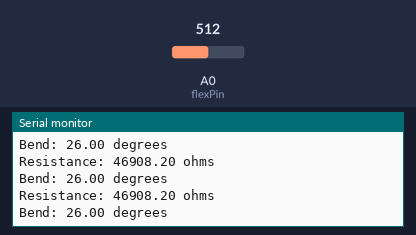
Simulated run of this sketch. Board: Arduino Uno, built with avr-gcc and run on an emulated ATmega328P. Shown: the last lines printed to the serial monitor. Inputs (shaded band) come from the test bench; at power-on: A0 (flexPin) = 512.

Above: at 1.3 s.
1.4 s: A0 (flexPin) set to 0
At 1.82 s:
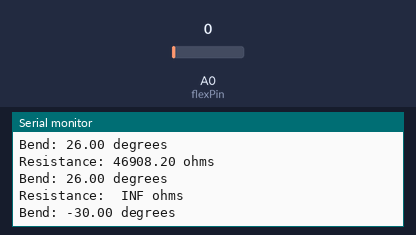
3.5 s: A0 (flexPin) set to 122
At 3.83 s:
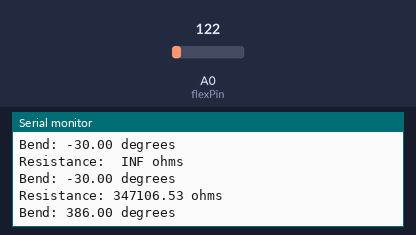
Timing chart, 0 to 6.5 s (numbered marks = the images above; inputs shaded):
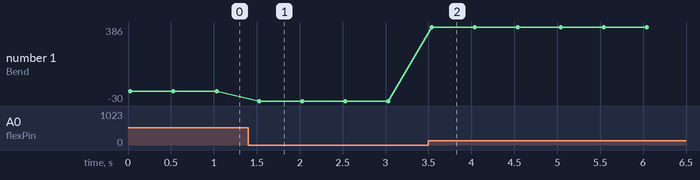

Measured:
- after the input at 1.4 s, the serial monitor: prints a new line after 0.10 s (image 1)
- after the input at 3.5 s, the serial monitor: prints a new line at once (image 2)
- plotted number 1: 26 → -30 after the input at 1.4 s, -30 → 386 after the input at 3.5 s

The sketch:

Felx_simplesketch.ino
```cpp
const int flexPin = A0;
const float VCC = 5;
const float R_DIV = 47000.0;
const float flatResistance = 25000.0;
const float bendResistance = 100000.0;
void setup() {
	Serial.begin(9600);
	pinMode(flexPin, INPUT);
}

void loop()
 {

	int ADCflex = analogRead(flexPin);
	float Vflex = ADCflex * VCC / 1023.0;
	float Rflex = R_DIV * (VCC / Vflex - 1.0);
	Serial.println("Resistance: " + String(Rflex) + " ohms");
	float angle = map(Rflex, flatResistance, bendResistance, 0, 90.0);
	Serial.println("Bend: " + String(angle) + " degrees");
	Serial.println();

	delay(500);
}
```
